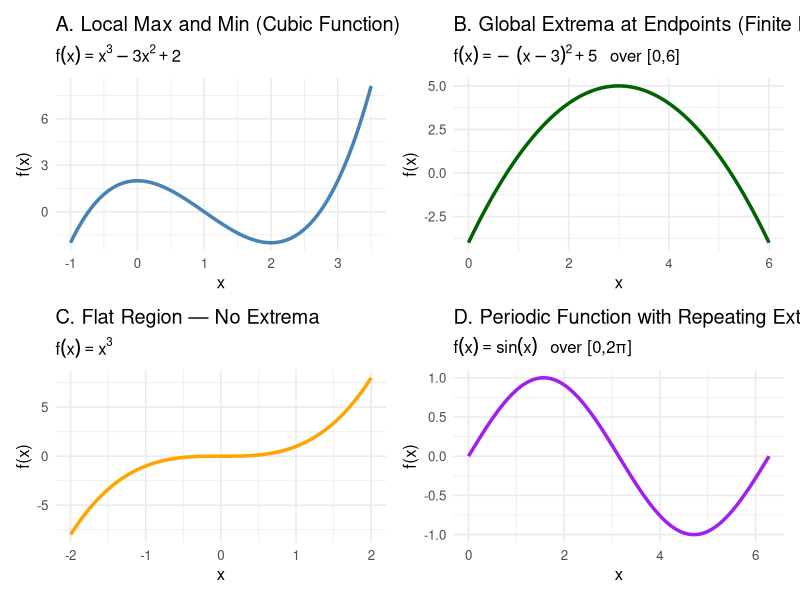
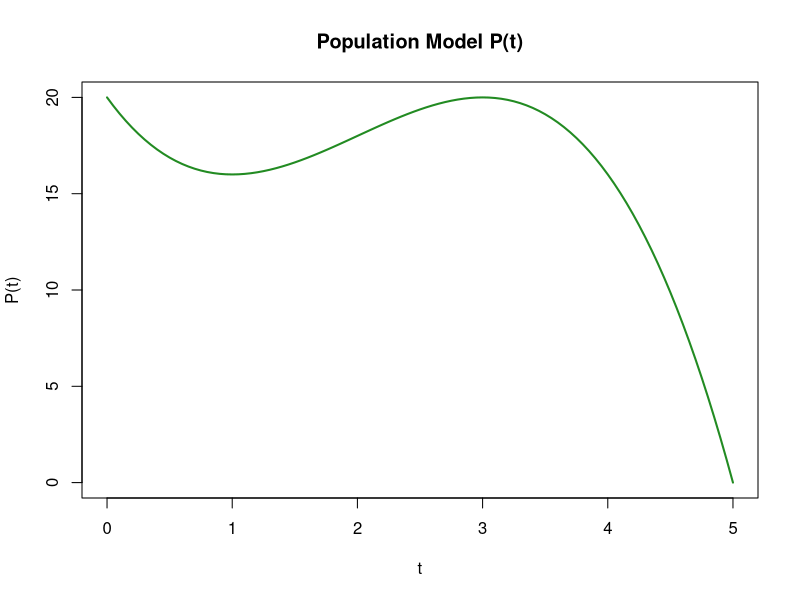
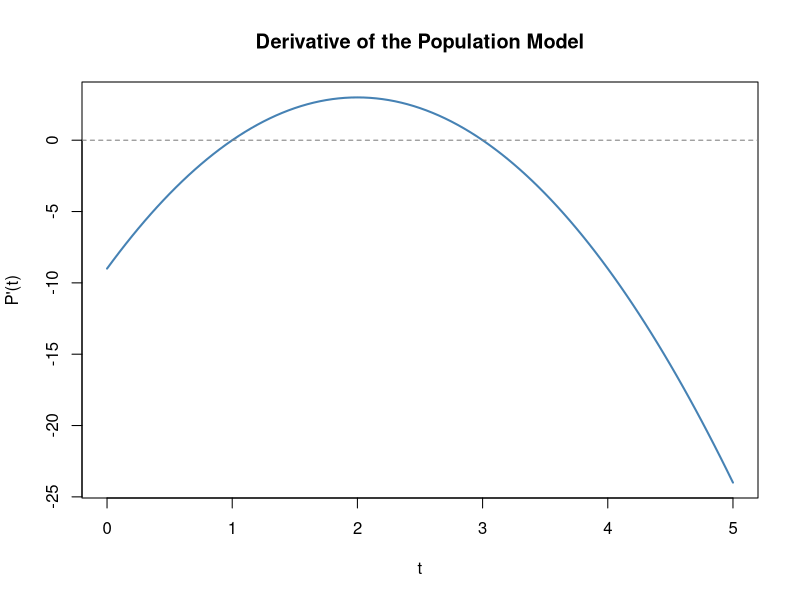
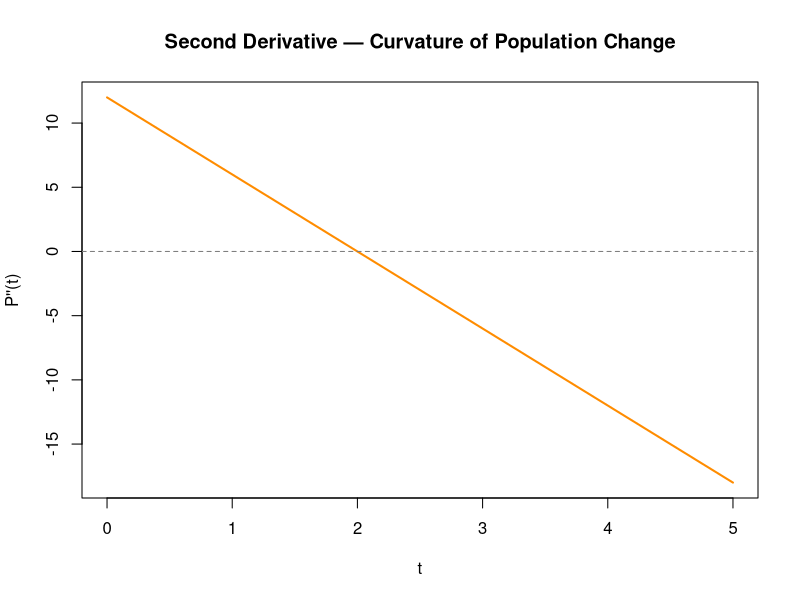
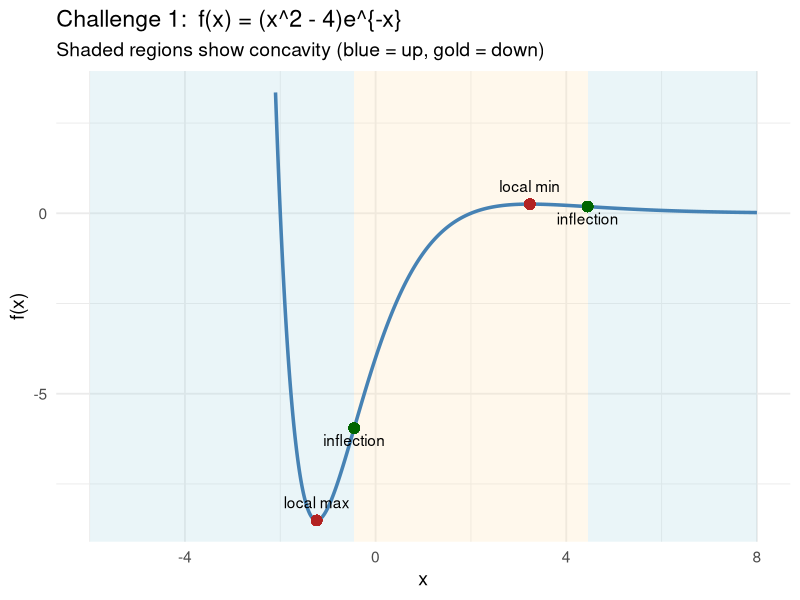
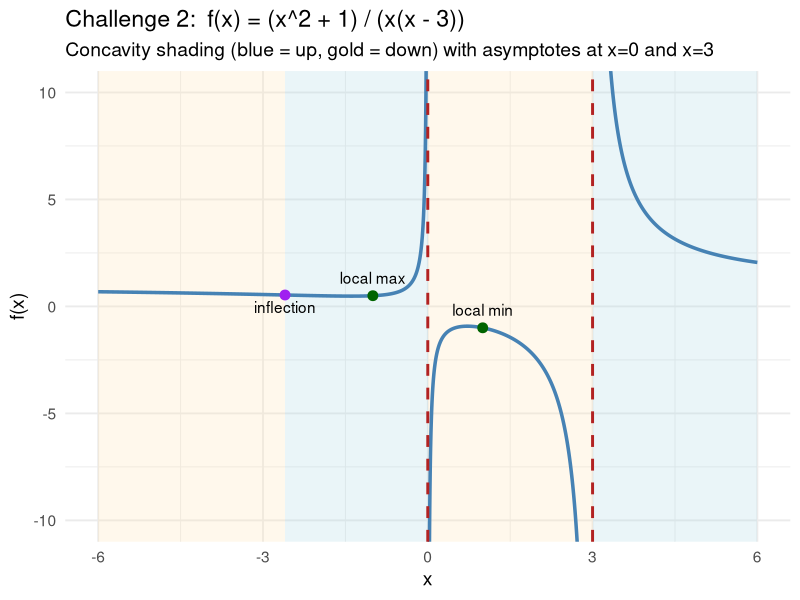
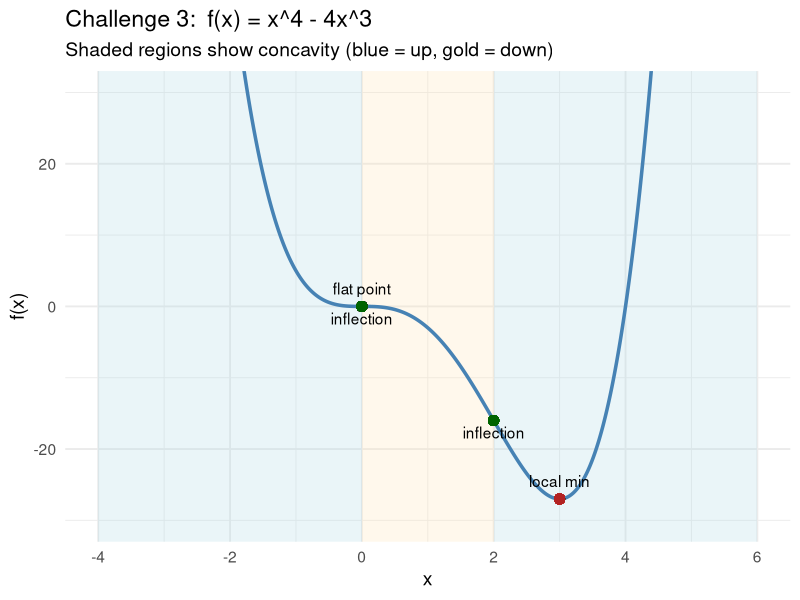
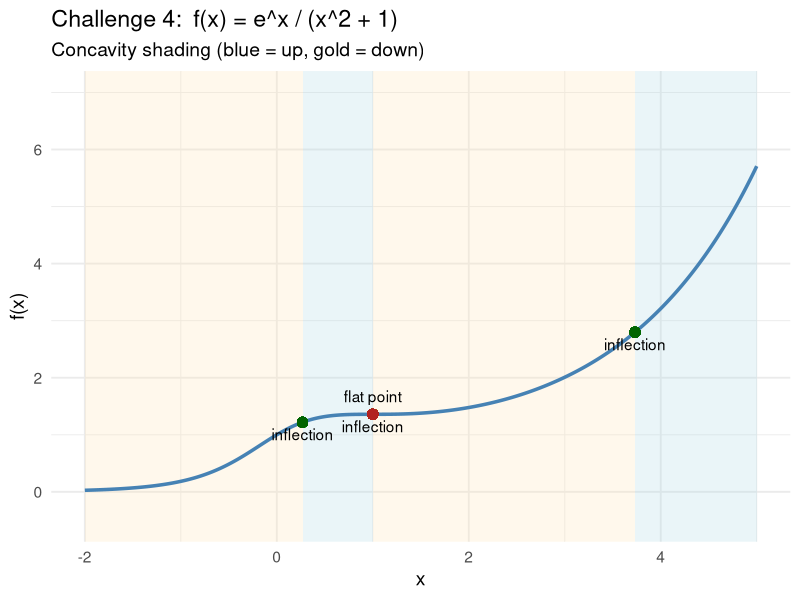

Here is the R script that generated these plots, in order:
## ---- chunk 1
library(ggplot2)
library(patchwork)

# A. Local Max and Min
f1 <- function(x) x^3 - 3*x^2 + 2
x1 <- seq(-1, 3.5, length.out = 400)
df1 <- data.frame(x = x1, y = f1(x1))
p1 <- ggplot(df1, aes(x, y)) +
  geom_line(color = "steelblue", linewidth = 1.2) +
  labs(title = "A. Local Max and Min (Cubic Function)",
       subtitle = expression(f(x) == x^3 - 3*x^2 + 2),
       x = "x", y = "f(x)") +
  theme_minimal(base_size = 12)

# B. Global Extrema at Endpoints
f2 <- function(x) -(x - 3)^2 + 5
x2 <- seq(0, 6, length.out = 400)
df2 <- data.frame(x = x2, y = f2(x2))
p2 <- ggplot(df2, aes(x, y)) +
  geom_line(color = "darkgreen", linewidth = 1.2) +
  labs(title = "B. Global Extrema at Endpoints (Finite Domain)",
       subtitle = expression(f(x) == -~(x-3)^2 + 5~~" over [0,6]"),
       x = "x", y = "f(x)") +
  theme_minimal(base_size = 12)

# C. Flat Region (No Extremum)
f3 <- function(x) x^3
x3 <- seq(-2, 2, length.out = 400)
df3 <- data.frame(x = x3, y = f3(x3))
p3 <- ggplot(df3, aes(x, y)) +
  geom_line(color = "orange", linewidth = 1.2) +
  labs(title = "C. Flat Region — No Extrema",
       subtitle = expression(f(x) == x^3),
       x = "x", y = "f(x)") +
  theme_minimal(base_size = 12)

# D. Periodic Function
f4 <- function(x) sin(x)
x4 <- seq(0, 2*pi, length.out = 400)
df4 <- data.frame(x = x4, y = f4(x4))
p4 <- ggplot(df4, aes(x, y)) +
  geom_line(color = "purple", linewidth = 1.2) +
  labs(title = "D. Periodic Function with Repeating Extrema",
       subtitle = expression(f(x) == sin(x)~~" over [0,2π]"),
       x = "x", y = "f(x)") +
  theme_minimal(base_size = 12)

(p1 | p2) / (p3 | p4)

## ---- chunk 2
P <- function(t) -t^3 + 6*t^2 - 9*t + 20
curve(P(x), from = 0, to = 5,
col = "forestgreen", lwd = 2,
xlab = "t", ylab = "P(t)",
main = "Population Model P(t)")
## ---- chunk 3
P_prime <- function(t) -3*t^2 + 12*t - 9
curve(P_prime(x), from = 0, to = 5, col = "steelblue", lwd = 2,
      ylab = "P'(t)", xlab = "t",
      main = "Derivative of the Population Model")
abline(h = 0, lty = 2, col = "gray50")
## ---- chunk 4
P_doubleprime <- function(t) -6*t + 12
curve(P_doubleprime(x), from = 0, to = 5, col = "darkorange", lwd = 2,
      ylab = "P''(t)", xlab = "t",
      main = "Second Derivative — Curvature of Population Change")
abline(h = 0, lty = 2, col = "gray50")
## ---- chunk 5
library(ggplot2)
library(dplyr)

# Challenge 1 function
f <- function(x) (x^2 - 4) * exp(-x)

# Critical points
crit1 <- 1 - sqrt(5)
crit2 <- 1 + sqrt(5)

# Inflection points
infl1 <- 2 - sqrt(6)   # approx -0.449
infl2 <- 2 + sqrt(6)   # approx 4.449

# Build data for the plot
x_vals <- seq(-2.1, 8, length.out = 2000)
df <- data.frame(
  x = x_vals,
  y = f(x_vals)
)

# Concavity shading:
# f''(x) = e^{-x}(x^2 - 4x - 2)
# Since e^{-x} > 0 always, sign comes from q(x) = x^2 - 4x - 2
# Quadratic opens upward ⇒ concave UP outside roots and concave DOWN between roots

shade <- data.frame(
  xmin = c(-6, infl1, infl2),
  xmax = c(infl1, infl2, 8),
  concavity = c("up", "down", "up")
)

shade$fill <- ifelse(shade$concavity == "up", "lightblue", "moccasin")

# Plot with shading
ggplot(df, aes(x, y)) +
  
  # Concavity shading
  geom_rect(
    data = shade,
    inherit.aes = FALSE,
    aes(xmin = xmin, xmax = xmax, ymin = -Inf, ymax = Inf, fill = fill),
    alpha = 0.25
  ) +
  scale_fill_identity() +
  
  # Function curve
  geom_line(color = "steelblue", linewidth = 1.2) +
  
  # Critical points
  geom_point(aes(x = crit1, y = f(crit1)), color = "firebrick", size = 3) +
  geom_point(aes(x = crit2, y = f(crit2)), color = "firebrick", size = 3) +
  annotate("text", x = crit1, y = f(crit1), label = "local max", vjust = -1) +
  annotate("text", x = crit2, y = f(crit2), label = "local min", vjust = -1) +
  
  # Inflection point labels
  geom_point(aes(x = infl1, y = f(infl1)), color = "darkgreen", size = 3) +
  geom_point(aes(x = infl2, y = f(infl2)), color = "darkgreen", size = 3) +
  annotate("text", x = infl1, y = f(infl1), label = "inflection", vjust = 1.5) +
  annotate("text", x = infl2, y = f(infl2), label = "inflection", vjust = 1.5) +
  
  labs(
    title = "Challenge 1:  f(x) = (x^2 - 4)e^{-x}",
    subtitle = "Shaded regions show concavity (blue = up, gold = down)",
    x = "x",
    y = "f(x)"
  ) +
  theme_minimal(base_size = 14)
## ---- chunk 6
library(ggplot2)
library(dplyr)

# Function
f <- function(x) (x^2 + 1) / (x * (x - 3))

# Critical points
crit1 <- -1
crit2 <- 1

# Real inflection point
infl <- -2.599   # approx numeric root

# Build 3 separate data frames to avoid connecting across asymptotes
df1 <- data.frame(x = seq(-6, -0.01, length.out = 800))
df2 <- data.frame(x = seq(0.01, 2.99, length.out = 800))
df3 <- data.frame(x = seq(3.01, 6, length.out = 800))

df1$y <- f(df1$x)
df2$y <- f(df2$x)
df3$y <- f(df3$x)

# Concavity shading intervals
shade <- data.frame(
  xmin = c(-6, infl, 0, 3),
  xmax = c(infl, 0, 3, 6),
  concavity = c("down", "up", "down", "up")
)

shade$fill <- ifelse(shade$concavity == "up", "lightblue", "moccasin")

ggplot() +
  
  # Concavity shading
  geom_rect(
    data = shade,
    aes(xmin = xmin, xmax = xmax,
        ymin = -Inf, ymax = Inf,
        fill = fill),
    alpha = 0.25
  ) +
  scale_fill_identity() +
  
  # Curve pieces plotted separately (NO connecting)
  geom_line(data = df1, aes(x, y), linewidth = 1.2, color = "steelblue") +
  geom_line(data = df2, aes(x, y), linewidth = 1.2, color = "steelblue") +
  geom_line(data = df3, aes(x, y), linewidth = 1.2, color = "steelblue") +
  
  # Vertical asymptotes
  geom_vline(xintercept = 0, linetype = "dashed", color = "firebrick", linewidth = 1) +
  geom_vline(xintercept = 3, linetype = "dashed", color = "firebrick", linewidth = 1) +
  
  # Critical points
  geom_point(aes(x = crit1, y = f(crit1)), color = "darkgreen", size = 3) +
  geom_point(aes(x = crit2, y = f(crit2)), color = "darkgreen", size = 3) +
  annotate("text", x = crit1, y = f(crit1), label = "local max", vjust = -1) +
  annotate("text", x = crit2, y = f(crit2), label = "local min", vjust = -1) +
  
  # Inflection point
  geom_point(aes(x = infl, y = f(infl)), color="purple", size=3) +
  annotate("text", x = infl, y = f(infl), label = "inflection", vjust = 1.5) +
  
  labs(
    title = "Challenge 2:  f(x) = (x^2 + 1) / (x(x - 3))",
    subtitle = "Concavity shading (blue = up, gold = down) with asymptotes at x=0 and x=3",
    x = "x",
    y = "f(x)"
  ) +
  
  # Set your own y-limits here
  coord_cartesian(ylim = c(-10, 10)) +
  
  theme_minimal(base_size = 14)
## ---- chunk 7
library(ggplot2)
library(dplyr)

# Challenge 3 function
f <- function(x) x^4 - 4*x^3

# Critical points
crit_flat <- 0      # flat point (no extremum)
crit_min  <- 3      # local minimum

# Inflection points
infl1 <- 0
infl2 <- 2

# Build data for the curve
x_vals <- seq(-4, 6, length.out = 2000)
df <- data.frame(
  x = x_vals,
  y = f(x_vals)
)

# Concavity shading:
# f''(x) = 12x(x-2)
# concave up on (-inf, 0) and (2, inf)
# concave down on (0, 2)
shade <- data.frame(
  xmin = c(-4,   0,    2),
  xmax = c(0,    2,    6),
  concavity = c("up", "down", "up")
)

shade$fill <- ifelse(shade$concavity == "up", "lightblue", "moccasin")

# Plot
ggplot(df, aes(x, y)) +
  
  # Concavity shading
  geom_rect(
    data = shade,
    inherit.aes = FALSE,
    aes(xmin = xmin, xmax = xmax,
        ymin = -Inf, ymax = Inf, fill = fill),
    alpha = 0.25
  ) +
  scale_fill_identity() +
  
  # Function curve
  geom_line(color = "steelblue", linewidth = 1.2) +
  
  # Critical points
  geom_point(aes(x = crit_flat, y = f(crit_flat)), color = "firebrick", size = 3) +
  geom_point(aes(x = crit_min,  y = f(crit_min)),  color = "firebrick", size = 3) +
  
  annotate("text", x = crit_flat, y = f(crit_flat),
           label = "flat point", vjust = -1) +
  annotate("text", x = crit_min, y = f(crit_min),
           label = "local min", vjust = -1) +
  
  # Inflection points
  geom_point(aes(x = infl1, y = f(infl1)), color = "darkgreen", size = 3) +
  geom_point(aes(x = infl2, y = f(infl2)), color = "darkgreen", size = 3) +
  
  annotate("text", x = infl1, y = f(infl1),
           label = "inflection", vjust = 1.5) +
  annotate("text", x = infl2, y = f(infl2),
           label = "inflection", vjust = 1.5) +
  
  labs(
    title = "Challenge 3:  f(x) = x^4 - 4x^3",
    subtitle = "Shaded regions show concavity (blue = up, gold = down)",
    x = "x",
    y = "f(x)"
  ) +
  
  # Set y-axis limits here
  coord_cartesian(ylim = c(-30, 30)) +
  
  theme_minimal(base_size = 14)
## ---- chunk 8
library(ggplot2)
library(dplyr)

# Challenge 4 function
f <- function(x) exp(x) / (x^2 + 1)

# Inflection points
infl1 <- 2 - sqrt(3)    # ≈ 0.268
infl2 <- 1              # flat point + inflection
infl3 <- 2 + sqrt(3)    # ≈ 3.732

# Build data for the curve
x_vals <- seq(-2, 5, length.out = 2000)
df <- data.frame(
  x = x_vals,
  y = f(x_vals)
)

# Concavity shading: down → up → down → up
shade <- data.frame(
  xmin = c(-2,    infl1, infl2, infl3),
  xmax = c(infl1, infl2, infl3, 5),
  concavity = c("down", "up", "down", "up")
)

shade$fill <- ifelse(shade$concavity == "up", "lightblue", "moccasin")

# Plot
ggplot(df, aes(x, y)) +
  
  geom_rect(
    data = shade,
    inherit.aes = FALSE,
    aes(xmin = xmin, xmax = xmax,
        ymin = -Inf, ymax = Inf,
        fill = fill),
    alpha = 0.25
  ) +
  scale_fill_identity() +
  
  geom_line(color = "steelblue", linewidth = 1.2) +
  
  geom_point(aes(x = infl1, y = f(infl1)), color = "darkgreen", size = 3) +
  geom_point(aes(x = infl2, y = f(infl2)), color = "darkgreen", size = 3) +
  geom_point(aes(x = infl3, y = f(infl3)), color = "darkgreen", size = 3) +
  
  annotate("text", x = infl1, y = f(infl1), label = "inflection", vjust = 1.5) +
  annotate("text", x = infl2, y = f(infl2), label = "inflection", vjust = 1.5) +
  annotate("text", x = infl3, y = f(infl3), label = "inflection", vjust = 1.5) +
  
  geom_point(aes(x = 1, y = f(1)), color = "firebrick", size = 3) +
  annotate("text", x = 1, y = f(1), label = "flat point", vjust = -1) +
  
  labs(
    title = "Challenge 4:  f(x) = e^x / (x^2 + 1)",
    subtitle = "Concavity shading (blue = up, gold = down)",
    x = "x",
    y = "f(x)"
  ) +
  
  coord_cartesian(xlim = c(-2, 5), ylim = c(-0.5, 7)) +
  
  theme_minimal(base_size = 14)
## ---- chunk 9
library(ggplot2)
library(dplyr)

# Function
f <- function(x) 50 / (1 + 2 * exp(-x))

# Inflection point at x = ln(2)
infl <- log(2)

# Build data
x_vals <- seq(-6, 6, length.out = 2000)
df <- data.frame(
  x = x_vals,
  y = f(x_vals)
)

# Concavity shading: up for x < ln2, down for x > ln2
shade <- data.frame(
  xmin = c(-6, infl),
  xmax = c(infl, 6),
  concavity = c("up", "down")
)

shade$fill <- ifelse(shade$concavity == "up", "lightblue", "moccasin")

# Plot
ggplot(df, aes(x, y)) +
  
  geom_rect(
    data = shade,
    inherit.aes = FALSE,
    aes(xmin = xmin, xmax = xmax,
        ymin = -Inf, ymax = Inf,
        fill = fill),
    alpha = 0.25
  ) +
  scale_fill_identity() +
  
  geom_line(color = "steelblue", linewidth = 1.2) +
  
  # Inflection point
  geom_point(aes(x = infl, y = f(infl)), color = "darkgreen", size = 3) +
  annotate("text", x = infl, y = f(infl), label = "inflection", vjust = 1.5) +
  
  labs(
    title = "Challenge 5:  f(x) = 50 / (1 + 2 e^{-x})",
    subtitle = "Concavity shading (blue = up, gold = down)",
    x = "x",
    y = "f(x)"
  ) +
  
  coord_cartesian(xlim = c(-6, 6), ylim = c(-2, 55)) +
  
  theme_minimal(base_size = 14)
